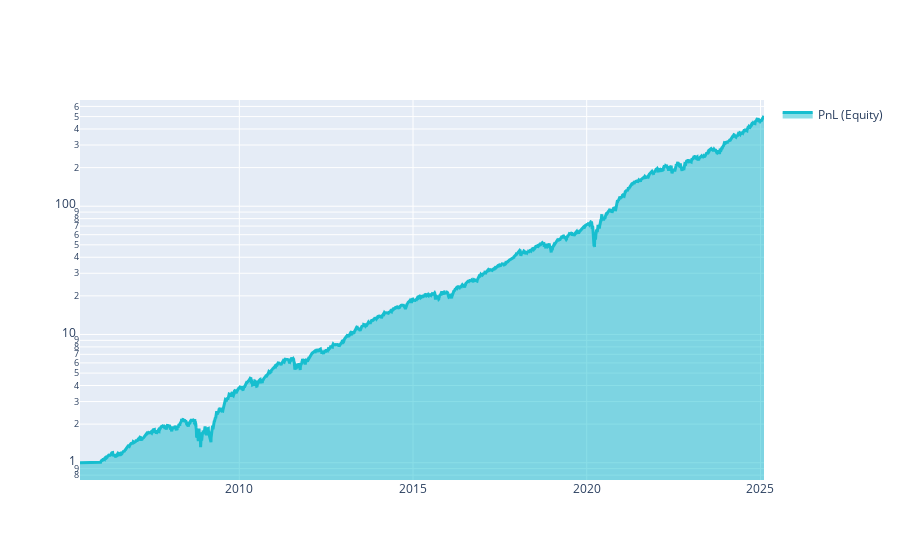

Source (notebook cell):
### Markdown cell above
The sharpe ratio using the method above follows from **forward looking**. Predictions for (let us say) 2017 know about the relation between features and targets in 2020. Let us visualize the results:

### Code cell
import qnt.graph as qngraph

statistics = qnstats.calc_stat(stock_data, weights)

display(statistics.to_pandas().tail())

performance = statistics.to_pandas()["equity"]
qngraph.make_plot_filled(performance.index, performance, name="PnL (Equity)", type="log")

display(statistics[-1:].sel(field = ["sharpe_ratio"]).transpose().to_pandas())

# check for correlations with existing strategies:
qnstats.print_correlation(weights,stock_data)

### Figure 1 — Plotly figure (JSON) as saved in the notebook; plotly's stock layout.template omitted (floating-point values rounded to 4 significant figures; data arrays with more than 128 entries replaced by an {"elided": "..."} marker saying what was removed)
{"data": [{"fill": "tonexty", "line": {"color": "#17BECF", "width": 3}, "name": "PnL (Equity)", "type": "scatter", "x": {"elided": "4955 str values"}, "y": {"elided": "4955 float values"}}], "layout": {"showlegend": true, "yaxis": {"range": [-0.1347, 2.828], "type": "log"}}}
